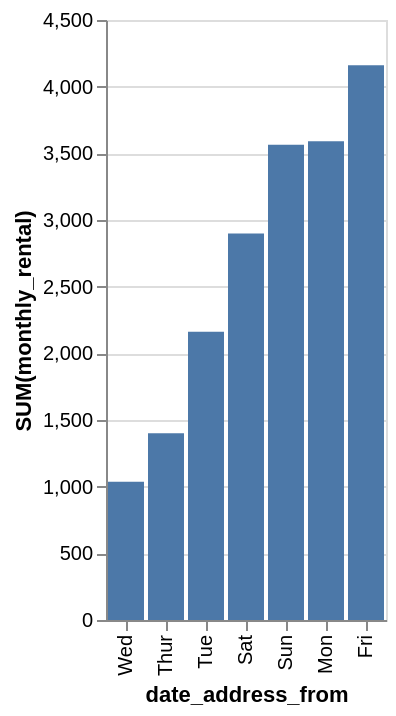

Here is the Vega-Lite specification saved for this chart:
### Vega-Lite specification from a JSON file in a GitHub repository (floating-point values rounded to 4 significant figures)
{"data": {"values": [{"x_data": "Mon", "y_data": 3591}, {"x_data": "Tue", "y_data": 2162}, {"x_data": "Wed", "y_data": 1036}, {"x_data": "Thur", "y_data": 1400}, {"x_data": "Fri", "y_data": 4161}, {"x_data": "Sat", "y_data": 2899}, {"x_data": "Sun", "y_data": 3565}]}, "mark": "bar", "encoding": {"x": {"field": "x_data", "type": "nominal", "title": "date_address_from", "sort": {"op": "sum", "field": "y_data", "order": "ascending"}}, "y": {"field": "y_data", "type": "quantitative", "title": "SUM(monthly_rental)"}}}
